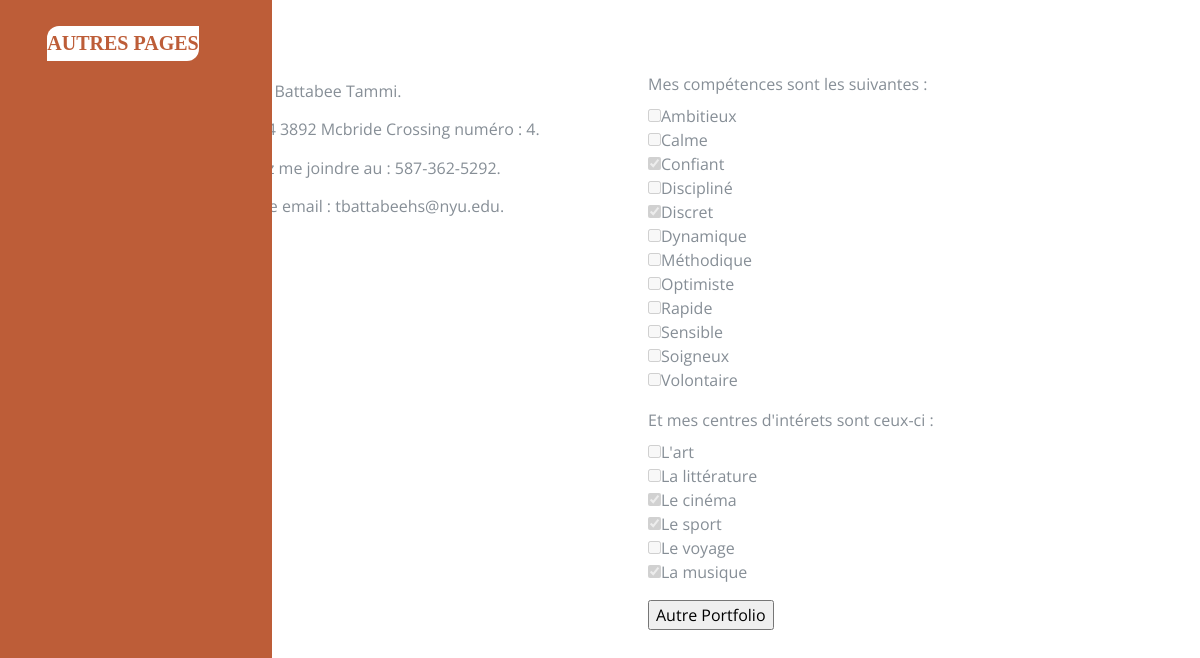
Screenshot of /Code/index.php?action=exemple with the database file from the repository.
### tables this page shows
CREATE TABLE IF NOT EXISTS `portfolio` (
  `idPortfolio` INT NOT NULL AUTO_INCREMENT,
  `visible` TINYINT NOT NULL,
  `color` ENUM('Bleu', 'Rouge', 'Marron', 'Orange') NOT NULL DEFAULT 'Orange',
  PRIMARY KEY (`idPortfolio`));

CREATE TABLE IF NOT EXISTS `about` (
  `idAbout` INT NOT NULL AUTO_INCREMENT,
  `aboutComplementary` VARCHAR(25) NULL,
  `visible` TINYINT NOT NULL,
  `fkPortfolio` INT NOT NULL,
  `firstName` VARCHAR(45) NULL,
  `lastName` VARCHAR(45) NULL,
  `postalCode` VARCHAR(45) NULL,
  `address` VARCHAR(45) NULL,
  `addressNumber` INT NULL,
  `phoneNumber` VARCHAR(20) NULL,
  `mailAddress` VARCHAR(45) NULL,
  PRIMARY KEY (`idAbout`),
  INDEX `fk_about_portfolio1_idx` (`fkPortfolio` ASC),
  CONSTRAINT `fk_about_portfolio1`
    FOREIGN KEY (`fkPortfolio`)
    REFERENCES `portfolio` (`idPortfolio`)
    ON DELETE NO ACTION
    ON UPDATE NO ACTION);

CREATE TABLE IF NOT EXISTS `listOfQualities` (
  `fkQuality` INT NOT NULL,
  `fkPortfolio` INT NOT NULL,
  `ambitious` TINYINT NOT NULL,
  `calm` TINYINT NOT NULL,
  `confident` TINYINT NOT NULL,
  `disciplined` TINYINT NOT NULL,
  `discreet` TINYINT NOT NULL,
  `dynamic` TINYINT NOT NULL,
  `methodical` TINYINT NOT NULL,
  `optimist` TINYINT NOT NULL,
  `fast` TINYINT NOT NULL,
  `sensible` TINYINT NOT NULL,
  `tidy` TINYINT NOT NULL,
  `voluntary` TINYINT NOT NULL,
  INDEX `fk_portfolio_has_skill_skill1_idx` (`fkQuality` ASC),
  INDEX `fk_portfolio_has_skill_portfolio1_idx` (`fkPortfolio` ASC),
  CONSTRAINT `fk_portfolio_has_skill_portfolio1`
    FOREIGN KEY (`fkPortfolio`)
    REFERENCES `portfolio` (`idPortfolio`)
    ON DELETE NO ACTION
    ON UPDATE NO ACTION,
  CONSTRAINT `fk_portfolio_has_skill_skill1`
    FOREIGN KEY (`fkQuality`)
    REFERENCES `quality` (`idQualities`)
    ON DELETE NO ACTION
    ON UPDATE NO ACTION);

CREATE TABLE IF NOT EXISTS `listOfInterests` (
  `fkInterest` INT NOT NULL,
  `fkPortfolio` INT NOT NULL,
  `art` TINYINT NOT NULL,
  `litterature` TINYINT NOT NULL,
  `cinema` TINYINT NOT NULL,
  `sport` TINYINT NOT NULL,
  `travel` TINYINT NOT NULL,
  `music` TINYINT NOT NULL,
  INDEX `fk_interest_has_portfolio_portfolio1_idx` (`fkPortfolio` ASC),
  INDEX `fk_interest_has_portfolio_interest1_idx` (`fkInterest` ASC),
  CONSTRAINT `fk_interest_has_portfolio_interest1`
    FOREIGN KEY (`fkInterest`)
    REFERENCES `interest` (`idInteret`)
    ON DELETE NO ACTION
    ON UPDATE NO ACTION,
  CONSTRAINT `fk_interest_has_portfolio_portfolio1`
    FOREIGN KEY (`fkPortfolio`)
    REFERENCES `portfolio` (`idPortfolio`)
    ON DELETE NO ACTION
    ON UPDATE NO ACTION);

### Code/Controleur/controleur.php (called while the page is built, shortened)
<?php
require "Modele/modele.php";
function exemple()
{
    require "vue/vue_exemple.php";
}

### Code/Modele/modele.php (called while the page is built, shortened)
<?php
function getBD() {
    $connexion = new PDO('mysql:host=localhost;dbname=ProjetPortfolio;charset=utf8', 'root', '');
    $connexion->setAttribute(PDO::ATTR_ERRMODE, PDO::ERRMODE_EXCEPTION);
    return $connexion;
}
function afficherPortfolio(){
    $connexion = getBD();
    $requete="select * from portfolio inner join login on login.fkPortfolio = portfolio.idPortfolio
inner join about on portfolio.idPortfolio = about.fkPortfolio
inner join listofinterests on portfolio.idPortfolio = listofinterests.fkPortfolio
inner join listofqualities on portfolio.idPortfolio = listofqualities.fkPortfolio
where login.loginType = 0 AND portfolio.visible = 1 ORDER BY RAND() LIMIT 0,1;";
    $resultats = $connexion->query($requete);
    while ($ligne= $resultats ->fetch()){
        $Retour["fkPortfolio"] = $ligne['fkPortfolio'];
        $Retour["firstName"] = $ligne['firstName'];
        $Retour["lastName"] = $ligne['lastName'];
        $Retour["postalCode"] = $ligne['postalCode'];
        $Retour["address"] = $ligne['address'];
        $Retour["addressNumber"] = $ligne['addressNumber'];
        $Retour["phoneNumber"] = $ligne['phoneNumber'];
        $Retour["mailAddress"] = $ligne['mailAddress'];
        $Retour["ambitious"] = $ligne['ambitious'];
        $Retour["calm"] = $ligne['calm'];
        $Retour["confident"] = $ligne['confident'];
        $Retour["disciplined"] = $ligne['disciplined'];
        $Retour["discreet"] = $ligne['discreet'];
        $Retour["dynamic"] = $ligne['dynamic'];
        $Retour["methodical"] = $ligne['methodical'];
        $Retour["optimist"] = $ligne['optimist'];
        $Retour["fast"] = $ligne['fast'];
        $Retour["sensible"] = $ligne['sensible'];
        $Retour["tidy"] = $ligne['tidy'];
        $Retour["voluntary"] = $ligne['voluntary'];
        $Retour["art"] = $ligne['art'];
        $Retour["litterature"] = $ligne['litterature'];
        $Retour["cinema"] = $ligne['cinema'];
        $Retour["sport"] = $ligne['sport'];
        $Retour["travel"] = $ligne['travel'];
        $Retour["music"] = $ligne['music'];
    }
    return $Retour;
}

### Code/Vue/vue_exemple.php (the view, shortened to what this page needs)
<?php
$res=afficherPortfolio();
$firstNameApropos = $res['firstName'];
$lastNameApropos = $res['lastName'];
$postalCodeApropos = $res['postalCode'];
$addressApropos = $res['address'];
$addressNumberApropos = $res['addressNumber'];
$phoneNumberApropos = $res['phoneNumber'];
$mailAddressApropos = $res['mailAddress'];
$ambitiousQuality = $res['ambitious'];
$calmQuality = $res['calm'];
$confidentQuality = $res['confident'];
$disciplinedQuality = $res['disciplined'];
$discreetQuality = $res['discreet'];
$dynamicQuality = $res['dynamic'];
$methodicalQuality = $res['methodical'];
$optimistQuality = $res['optimist'];
$fastQuality = $res['fast'];
$sensibleQuality = $res['sensible'];
$tidyQuality = $res['tidy'];
$voluntaryQuality = $res['voluntary'];
$artInterest = $res['art'];
$litteratureInterest = $res['litterature'];
$cinemaInterest = $res['cinema'];
$sportInterest = $res['sport'];
$travelInterest = $res['travel'];
$musicInterest = $res['music'];
?>
    <div class="exemplePortfolio">
        <p>Je m'appelle <?php echo $lastNameApropos; ?> <?php echo $firstNameApropos; ?>.<br>
            J'habite <?php echo $postalCodeApropos; ?> <?php echo $addressApropos; ?> numéro : <?php echo $addressNumberApropos; ?>.<br>
            Vous pouvez me joindre au : <?php echo $phoneNumberApropos; ?>.<br>Et à l'adresse email : <?php echo $mailAddressApropos; ?>.
    </div>
    <div class="formulaire">
        <form>
            <div class="modifydroite">
                <fieldset id="competences">
                    <p id="competences"><label>Mes compétences sont les suivantes :</label><br />
                        <input disabled="disabled" type="checkbox" name="competences[]" value="ambitieux" <?php echo ($ambitiousQuality==1 ? 'checked' : '');?> >Ambitieux<br />
                        <input disabled="disabled" type="checkbox" name="competences[]" value="calme" <?php echo ($calmQuality==1 ? 'checked' : '');?> >Calme<br />
                        <input disabled="disabled" type="checkbox" name="competences[]" value="confiant" <?php echo ($confidentQuality==1 ? 'checked' : '');?> >Confiant<br />
                        <input disabled="disabled" type="checkbox" name="competences[]" value="discipline" <?php echo ($disciplinedQuality==1 ? 'checked' : '');?> >Discipliné<br />
                        <input disabled="disabled" type="checkbox" name="competences[]" value="discret" <?php echo ($discreetQuality==1 ? 'checked' : '');?> >Discret<br />
                        <input disabled="disabled" type="checkbox" name="competences[]" value="dynamique" <?php echo ($dynamicQuality==1 ? 'checked' : '');?> >Dynamique<br />
                        <input disabled="disabled" type="checkbox" name="competences[]" value="methodique" <?php echo ($methodicalQuality==1 ? 'checked' : '');?> >Méthodique<br />
                        <input disabled="disabled" type="checkbox" name="competences[]" value="optimiste" <?php echo ($optimistQuality==1 ? 'checked' : '');?> >Optimiste<br />
                        <input disabled="disabled" type="checkbox" name="competences[]" value="rapide" <?php echo ($fastQuality==1 ? 'checked' : '');?> >Rapide<br />
                        <input disabled="disabled" type="checkbox" name="competences[]" value="sensible" <?php echo ($sensibleQuality==1 ? 'checked' : '');?> >Sensible<br />
                        <input disabled="disabled" type="checkbox" name="competences[]" value="soigneux" <?php echo ($tidyQuality==1 ? 'checked' : '');?> >Soigneux<br />
                        <input disabled="disabled" type="checkbox" name="competences[]" value="volontaire" <?php echo ($voluntaryQuality==1 ? 'checked' : '');?> >Volontaire<br />
                    </p>
                </fieldset>
                <fieldset id="interets">
                    <p id="interets"><label>Et mes centres d'intérets sont ceux-ci :</label><br />
                        <input disabled="disabled" type="checkbox" name="interets[]" value="art" <?php echo ($artInterest==1 ? 'checked' : '');?> >L'art<br />
                        <input disabled="disabled" type="checkbox" name="interets[]" value="litterature" <?php echo ($litteratureInterest==1 ? 'checked' : '');?> >La littérature<br />
                        <input disabled="disabled" type="checkbox" name="interets[]" value="cinema" <?php echo ($cinemaInterest==1 ? 'checked' : '');?> >Le cinéma<br />
                        <input disabled="disabled" type="checkbox" name="interets[]" value="sport" <?php echo ($sportInterest==1 ? 'checked' : '');?> >Le sport<br />
                        <input disabled="disabled" type="checkbox" name="interets[]" value="voyage" <?php echo ($travelInterest==1 ? 'checked' : '');?> >Le voyage<br />
                        <input disabled="disabled" type="checkbox" name="interets[]" value="musique" <?php echo ($musicInterest==1 ? 'checked' : '');?> >La musique<br />
                    </p>
                </fieldset>
                <p id="buttons">
                    <input type="button" onclick='window.location.reload(false)' value="Autre Portfolio" />
                </p>
            </div>
        </form>
    </div>
<?php
$contenu = ob_get_clean();
require "gabarit.php";

### Code/index.php (shortened to what this page needs)
<?php
require  'Controleur/controleur.php';
try
{
    if (isset($_GET['action']))
    {
        $action = $_GET['action'];
        switch ($action)
        {
            case 'exemple' :
                exemple();
                break;
        }
    }
    else accueil();
}
catch (Exception $e)
{
    erreur($e->getMessage());
}

### Code/Vue/gabarit.php (shortened to what this page needs)
<!DOCTYPE html>
<html lang="fr">
<head>
    <link href="Contenu/vendor/bootstrap/css/bootstrap.min.css" rel="stylesheet">
    <link href="Contenu/vendor/font-awesome/css/font-awesome.min.css" rel="stylesheet">
    <link href="Contenu/vendor/devicons/css/devicons.min.css" rel="stylesheet">
    <link href="Contenu/vendor/simple-line-icons/css/simple-line-icons.css" rel="stylesheet">
    <link href="Contenu/css/resume.css" rel="stylesheet">
</head>
<body id="page-top">
<nav class="navbar navbar-expand-lg navbar-dark bg-primary fixed-top" id="sideNav">
    <div class="navbar-brand">
        <button type="button" class="bouton-menu" data-toggle="collapse" data-target=".nav-collapse">
            AUTRES PAGES <span class="icon-chevron-down icon-white"></span>
        </button>
    </div>
</nav>
<div id="content">
    <div class="inner">
        <?=$contenu ?>
    </div>
</div>
</body>
</html>

### Code/Contenu/css/resume.css (style rules this page uses)
body { font-family: 'Open Sans', serif; padding-top: 54px; color: #868e96; }
@media (min-width: 992px) { body { padding-top: 0; padding-left: 17rem; } }
@media (min-width: 992px) { #sideNav { text-align: center; position: fixed; top: 0; left: 0; display: flex; flex-direction: column; width: 17rem; height: 100vh; margin: 0px; } }
@media (min-width: 992px) { #sideNav .navbar-brand { display: flex; padding: 0.5rem; } }
.bg-primary { background-color: #BD5D38 !important; }
.bouton-menu { margin-top: 10px; margin-right: 10px; border-radius:12px 0 12px 0; background: white; border:none; color:#BD5D38; font:bold 20px Verdana; padding:6px 0 6px 0; }
.inner { margin-top: 60px; }
.modifydroite { top: 9%; left: 54%; position: absolute; }
.exemplePortfolio { display: flex; top: 9%; left: 15%; position: absolute; line-height: 240%; }

### rows the page displays
portfolio: about.lastName "Battabee", about.firstName "Tammi", about.address "3892 Mcbride Crossing", about.addressNumber "4", about.phoneNumber "587-362-5292", about.mailAddress "tbattabeehs@nyu.edu"
listofqualities: confident "☑", discreet "☑"
listofinterests: cinema "☑", sport "☑", music "☑"
